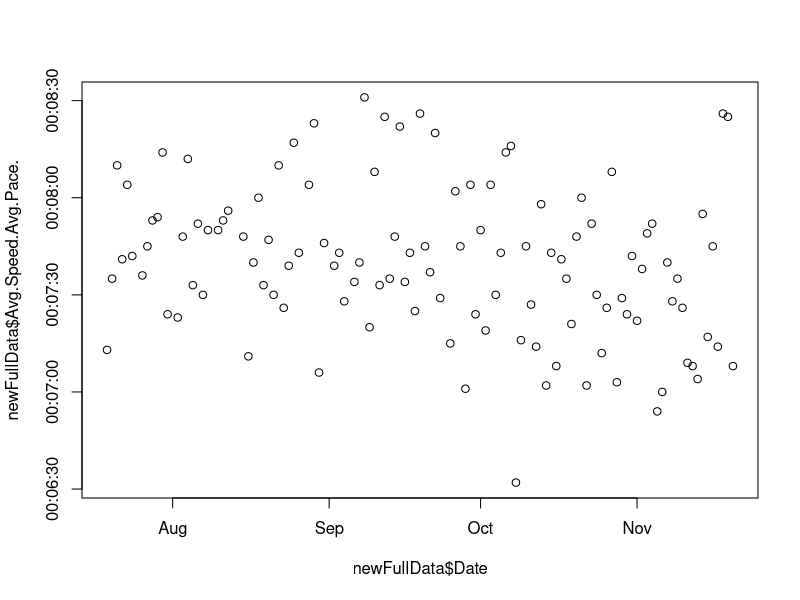
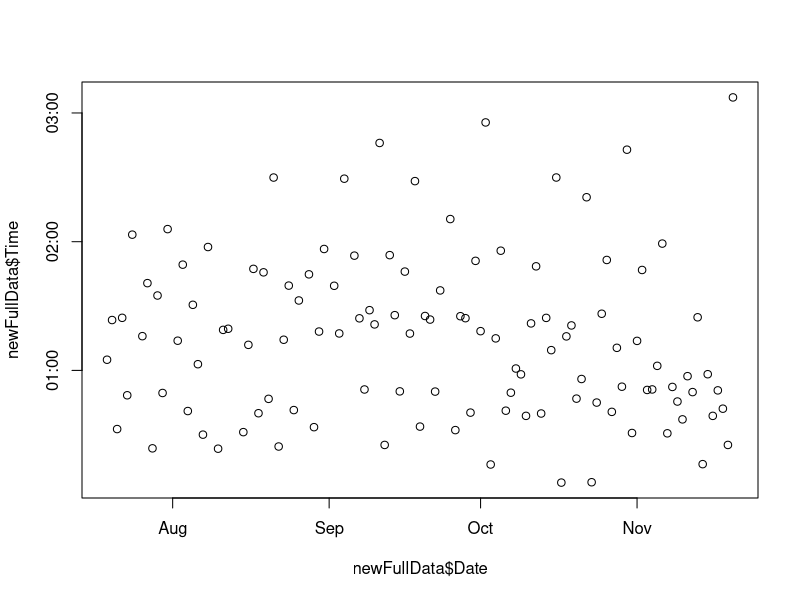

Reproduce these figures in R, in order.
#install.packages("stringr")    - for manipulating string values
#install.packages("tidyr")      - data cleansing
#install.packages("plyr")       - for renaming columns
#install.packages("lubridate")  - working with dates

setwd("C:/Users/snewns/Dropbox/RunningAnalysis/R_Backups")
#setwd("C:/Users/Nimz/Dropbox/RunningAnalysis/R_Backups")

#load strava data
strava <- read.csv("strava.csv")
dim(strava)
head(strava)

#load garmin data
garmin1 <- read.csv("garmin1.csv")
dim(garmin1)
head(garmin1)

garmin6 <- read.csv("garmin6.csv")
dim(garmin1)
head(garmin6)

garmin2 <- read.csv("garmin2.csv")
garmin3 <- read.csv("garmin3.csv")
garmin4 <- read.csv("garmin4.csv")
garmin5 <- read.csv("garmin5.csv")

#Combine garmin data files into 1 data frame
garminFull <- Reduce(function(...) merge(..., all=TRUE), list(garmin1, garmin2, garmin3, garmin4, 
                                                              garmin5, garmin6))
dim(garminFull)
summary(garminFull)
head(garminFull)

#remove top 2 null rows
garminFull <- garminFull[-c(1,2),]
head(garminFull)

#remove unneccessary cols
keepCols <- NA
keepCols <- c("Activity.Id", "When", "Type", "Gear", "Name", "Dist.mi", "Elv.ft", "Elapsed.Time", "Moving.Time",
              "Speed.mph", "Pace..mi", "Max.Pace..mi", "Cad", "Heart", "Max.Heart", "Elev.Dist.ft.mi",
              "Elev.Time.ft.h", "Cal", "Segs", "PRs", "Kudos")
newStrava <- strava[keepCols]
str(newStrava)

#split When into Date and Time fields in Strava data
library(stringr)
newStrava$Date <- str_split_fixed(newStrava$When, " ", 2)[,1]
newStrava$StartTime <- str_split_fixed(newStrava$When, " ", 2)[,2]

str(newStrava)

library(tidyr)

#Specify the new column names:
vars <- c("Date", "StartTime")
vars2 <- c("DOW", "Date")

#Separate columns according to regex and/or delimiteres and proceed to drop remaining extra columns:
garminFull <- separate(garminFull, Start, into = vars, sep = "(?<=6 )", extra = "merge", remove = TRUE)
garminFull <- separate(garminFull, Date, into = vars2, sep = ", ", extra = "merge", remove = TRUE)

#Create MonthNumber field based on what is in Date field
garminFull$monthNum <- ifelse(grepl("Jan",garminFull$Date),1,
                        ifelse(grepl("Feb",garminFull$Date),2,
                          ifelse(grepl("Mar",garminFull$Date),3,
                            ifelse(grepl("Apr",garminFull$Date),4,
                              ifelse(grepl("May",garminFull$Date),5,
                                ifelse(grepl("Jun",garminFull$Date),6,
                                  ifelse(grepl("Jul",garminFull$Date),7,
                                    ifelse(grepl("Aug",garminFull$Date),8,
                                      ifelse(grepl("Sep",garminFull$Date),9,
                                        ifelse(grepl("Oct",garminFull$Date),10,
                                          ifelse(grepl("Nov",garminFull$Date),11,
                                            ifelse(grepl("Dec",garminFull$Date),12,NA))))))))))))
head(garminFull,2)

#create dy, mth, yr fields}
vars3 <- c("Month", "Date")
vars4 <- c("Day", "Year")
garminFull <- separate(garminFull, Date, into = vars3, sep = " ", extra = "merge", remove = TRUE)
garminFull <- separate(garminFull, Date, into = vars4, sep = ", ", extra = "merge", remove = TRUE)
head(garminFull,2)

#remove whitespace
garminFull$Year <- trimws(garminFull$Year)

#Create Date field from 3 components: Day, Month, Year
garminFull$Date <- format(as.Date(with(garminFull, paste(Year, monthNum, Day,sep="-")), "%Y-%m-%d"), "%m/%d/%Y")
str(garminFull$Date)

#remove Garmin Cols
keepColsGarmin  <- NA
keepColsGarmin <- c("DOW", "Month", "StartTime", "Time", "Distance", "Elevation.Gain", "Avg.Speed.Avg.Pace.", "Avg.HR", 
                    "Max.HR", "Calories", "Date", "monthNum")
newGarmin <- garminFull[keepColsGarmin]
head(newGarmin,2)

#format date field
newGarmin$Date <- as.Date(newGarmin$Date,"%m/%d/%Y")
newStrava$Date <- as.Date(newStrava$Date,"%m/%d/%Y")

#Check data type if Dates
str(newGarmin$Date)
str(newStrava$Date)

#Sort data frames from earliest to last date
newGarmin <- newGarmin[order(newGarmin$Date, decreasing = FALSE),] 
newStrava <- newStrava[order(newStrava$Date, decreasing = FALSE),]
head(newGarmin$Date)
head(newStrava$Date)

#remove excess strava runs
newStrava <- newStrava[!newStrava$Date < "2016-07-18",]

#check row counts
nrow(newGarmin)
nrow(newStrava)

#check garmin runs 
table(newGarmin$Distance)  

#check garmin wierd distances
newGarmin[newGarmin$Distance=="0.12",]  
newGarmin[newGarmin$Distance=="0.16",]  
newGarmin[newGarmin$Distance=="1.42",]  

#remove spin sessionts
newGarmin <- newGarmin[!newGarmin$Date == "2016-08-27",]
newGarmin <- newGarmin[!newGarmin$Date == "2016-09-01",]

#check garmin run dates
table(newGarmin$Date) > 1

#check august garmin runs
which(newStrava$Date == '2016-08-12') #runs 95 and 96
newStrava[22:23,]

#remove random run
newGarmin <- newGarmin[!newGarmin$Distance=="1.42",]
newStrava <- newStrava[!newStrava$Activity.Id=="677460614",]

#check october garmin runs
newGarmin[newGarmin$Date == "2016-10-23",]

#remove last bike ride
newGarmin <- newGarmin[!(newGarmin$Date == "2016-10-23" & newGarmin$Elevation.Gain == 657),]
#check row counts
nrow(newGarmin)
nrow(newStrava)

#check date match up
head(newGarmin)
head(newStrava)

#rename garmin cols
library(plyr)
newGarmin <- rename(newGarmin, c("Date"="date_garmin"))
newGarmin <- rename(newGarmin, c("StartTime"="StartTime_AM_PM"))
newStrava$When <- NULL #removes column

#combine data sets}
newFullData <- cbind(newGarmin,newStrava)
#inspect
head(newFullData,3)
#check dates
head(newFullData[,c("Date","date_garmin")])
tail(newFullData[,c("Date","date_garmin")])

#keep full dataset cols
newFullData <- rename(newFullData, c("Activity.Id"="ID"))
keepColsFull  <- NA
keepColsFull <- c("ID", "Gear", "Name", "Speed.mph", "Cad", "Date", "StartTime", "DOW", "Month",  "Time", "Distance", 
                    "Elevation.Gain", "Avg.Speed.Avg.Pace.", "Avg.HR", "Max.HR", "Calories", "monthNum")
newFullData <- newFullData[keepColsFull]

#rearrange columns
newFullData <- newFullData[, c("ID", "Name", "Gear", "Date", "Month", "monthNum", "DOW", "StartTime",  "Distance", 
                            "Time", "Avg.Speed.Avg.Pace.", "Speed.mph", "Cad",  "Elevation.Gain", "Avg.HR", "Max.HR", 
                            "Calories")]
#check run names
table(newFullData$Name) 

#fix ml runs
newFullData$Name[newFullData$Name == 'MIddle Long Run'] <- 'ML Run'
newFullData$Name[newFullData$Name == 'Middle Long Run'] <- 'ML Run'

#check morning runs
newFullData[newFullData$Name == 'Morning Run',] 

#rename morning runs
newFullData$Name[newFullData$ID == 650512799] <- 'Recovery Run'
newFullData$Name[newFullData$ID == 655096239] <- 'ML Run'

#new run categories
newFullData$RunType <- ifelse(grepl('LT',newFullData$Name),'Workout',
                        ifelse(grepl('Tempo',newFullData$Name),'Workout',
                          ifelse(grepl('Tune',newFullData$Name),'Workout',
                            ifelse(grepl('VO2',newFullData$Name),'Workout',
                              #ifelse(grepl('MP',newFullData$Name),'Workout',
                                ifelse(grepl('Long',newFullData$Name),'Long Run',
                                  ifelse(grepl('Recovery',newFullData$Name),'Recovery Run',
                                    ifelse(grepl('Marathon',newFullData$Name),'Race','Run')))))))#)
table(newFullData$RunType)

#fix month ordering
newFullData$Month <- factor(newFullData$Month, ordered = TRUE, levels = c("Jul","Aug","Sep","Oct","Nov"))
class(newFullData$Month)

#Convert average Heart rate, max heart rate, calories, and elevation gain to numeric
newFullData$Avg.HR <- as.numeric(as.character(newFullData$Avg.HR, stringsAsFactors = FALSE))
newFullData$Max.HR <- as.numeric(as.character(newFullData$Max.HR, stringsAsFactors = FALSE))
newFullData$Calories <- as.numeric(gsub(",","",newFullData$Calories))
newFullData$Elevation.Gain <- as.numeric(as.character(newFullData$Elevation.Gain, stringsAsFactors = FALSE))

#Fix Cadence figures
newFullData$Cad <- newFullData$Cad*2
str(newFullData)

#fix Time fields
library(lubridate)

#fix Average Pace
newFullData$Avg.Speed.Avg.Pace. <- as.POSIXct(newFullData$Avg.Speed.Avg.Pace., format = '%M:%S')
plot(newFullData$Date,newFullData$Avg.Speed.Avg.Pace.)
newFullData$avgPace <- newFullData$Avg.Speed.Avg.Pace.
newFullData$Avg.Speed.Avg.Pace. <- NULL

#fix total time
newFullData$Time <- as.character(newFullData$Time)

for (i in 1:nrow(newFullData)) {
  if (nchar(newFullData$Time[i]) == 4) {
    newFullData$Time[i] <- paste("0:0", newFullData$Time[i], sep="")
    #print(paste("00:0", newFullData$Time[i], sep=""))
    #print(newFullData$Time[i])
  } else if (nchar(newFullData$Time[i]) == 8) {
    newFullData$Time[i] <- paste("0:",substring(newFullData$Time[i],1,5), sep="")
    #print(paste("00:",substring(newFullData$Time[i],1,5), sep=""))
  } else if (nchar(newFullData$Time[i]) == 5) {
    newFullData$Time[i] <- paste("0:",newFullData$Time[i], sep="")
    #print(paste("00:",substring(newFullData$Time[i],1,5), sep=""))
  }  
}

newFullData$Time <- as.POSIXct(newFullData$Time, format = '%H:%M:%S')

#test plot
plot(newFullData$Date,newFullData$Time)

#put month name labels to monthNum to display names in numerical in order
newFullData$Month <- factor(newFullData$Month, ordered = TRUE, levels = c("Jul","Aug","Sep","Oct","Nov"))
class(newFullData$Month)

#write data to file
write.csv(newFullData, file = "cleanedMarathonTrainingData.csv", row.names = TRUE)